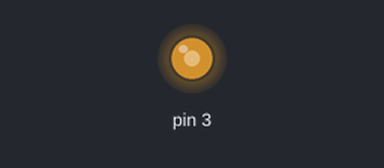
The sketch below on a simulated Arduino Uno, built with avr-gcc and run on an emulated ATmega328P. On the bench: output pins drawn as LEDs (lit = HIGH).

Above: at 0.1 s.
Timing chart, 0 to 1.6 s (numbered marks = the images above):
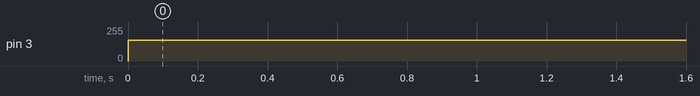

Measured:
- by itself, pin 3: 0/255 → 155/255 at 0.00 s

The sketch:

changing-arduino-PWM-frequency.ino
```cpp
 void setup() {

TCCR2B = TCCR2B & B11111000 | B00000001; //  PWM frequency of 31372 Hz on pin 3
pinMode(3,OUTPUT);

}

void loop() {
analogWrite(3,155);

}

/*
 for D3 and D11

TCCR2B = TCCR2B & B11111000 | B00000001; // for PWM frequency of 31372.55 Hz

TCCR2B = TCCR2B & B11111000 | B00000010; // for PWM frequency of 3921.16 Hz

TCCR2B = TCCR2B & B11111000 | B00000011; // for PWM frequency of 980.39 Hz

TCCR2B = TCCR2B & B11111000 | B00000100; // for PWM frequency of 490.20 Hz (The DEFAULT)

TCCR2B = TCCR2B & B11111000 | B00000101; // for PWM frequency of 245.10 Hz

TCCR2B = TCCR2B & B11111000 | B00000110; // for PWM frequency of 122.55 Hz

TCCR2B = TCCR2B & B11111000 | B00000111; // for PWM frequency of 30.64 Hz

for D5 and D6
TCCR0B = TCCR0B & B11111000 | B00000001; // for PWM frequency of 62500.00 Hz
TCCR0B = TCCR0B & B11111000 | B00000010; // for PWM frequency of 7812.50 Hz
TCCR0B = TCCR0B & B11111000 | B00000011; // for PWM frequency of 976.56 Hz (The DEFAULT)
TCCR0B = TCCR0B & B11111000 | B00000100; // for PWM frequency of 244.14 Hz
TCCR0B = TCCR0B & B11111000 | B00000101; // for PWM frequency of 61.04 Hz

for D9 and D10

TCCR1B = TCCR1B & B11111000 | B00000001; // set timer 1 divisor to 1 for PWM frequency of 31372.55 Hz
TCCR1B = TCCR1B & B11111000 | B00000010; // for PWM frequency of 3921.16 Hz
TCCR1B = TCCR1B & B11111000 | B00000011; // for PWM frequency of 490.20 Hz (The DEFAULT)
TCCR1B = TCCR1B & B11111000 | B00000100; // for PWM frequency of 122.55 Hz
TCCR1B = TCCR1B & B11111000 | B00000101; // for PWM frequency of 30.64 Hz

*/
```
